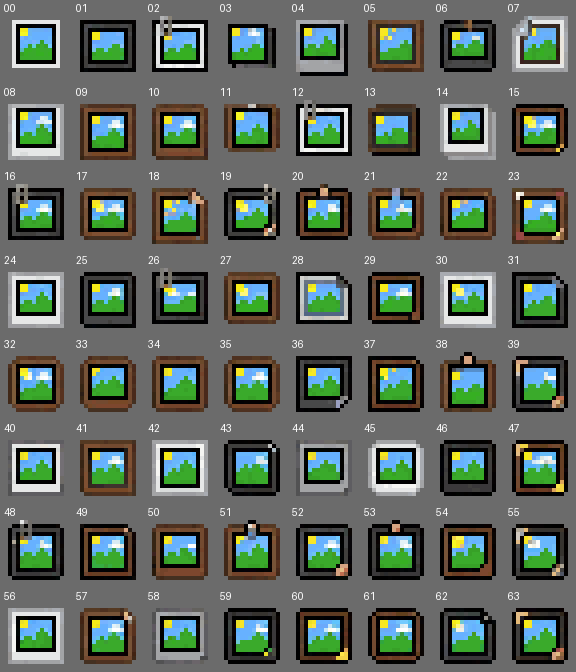
#> input picture planning_notes/phishing_and_social_engineering/art_batch1/grids/ui2_image.png, 576 x 672 px, given in place of pc.png, which was not available
$ python contact_sheet.py
#> lines starting #> are read from the running program, lines starting #| are printed output that depends on the picture; pictures that were not available may be replaced by others from this repository, and a replacement may not be noted
"""Viewing-only contact sheet: chosen pieces beside existing assets, nearest-neighbour x3."""
import os
from PIL import Image, ImageDraw
HERE = os.path.dirname(os.path.abspath(__file__)); FIN = os.path.join(HERE, 'final')
A = os.path.join(HERE, '../../../public/break_escape/assets')
S = 3
def L(p): return Image.open(p).convert('RGBA')
#> returned value is the input picture: PIL image 576x672 RGBA; mean R, G, B, A 93.2, 103, 94.4, 255
rows = [
  ('Room objects (existing pc.png, notice_board1.png for scale)', '#5a5a5a',
   [(A+'/objects/pc.png','pc (existing)'), (FIN+'/mail_terminal.png','mail_terminal'),
    (A+'/objects/notice_board1.png','notice_board1 (existing)'), (FIN+'/case-file.png','case-file')]),
  ('Headshots (existing beside Hampshire)', '#5a5a5a',
   [(A+'/characters/female_office_worker_v2_headshot.png','existing'), (A+'/characters/hamza_iqbal_headshot.png','existing'),
    (FIN+'/hampshire_headshot.png','hampshire')]),
  ('Mail chrome on --ui-surface (existing icons/notes.png, heart.png for scale)', '#0c1224',
   [(A+'/icons/notes.png','notes (existing)'), (A+'/icons/heart.png','heart (existing)')] +
   [(FIN+'/'+n+'.png', n) for n in ['mail-inbox','mail-sent','mail-new','mail-account','mail-unread-dot','mail-chip-attachment','mail-chip-account']]),
  ('Attachment kinds and marks', '#0c1224',
   [(FIN+'/'+n+'.png', n.split('-',1)[1]) for n in ['attach-document','attach-pdf','attach-spreadsheet','attach-archive','attach-image','attach-link','mark-tick','mark-cross','mark-question','mark-exclamation']]),
  ('Frames (existing secops frame.png beside mail-frame)', '#2a2a2a',
   [(A+'/ui/themes/secops/frame.png','secops frame (existing)'), (FIN+'/mail-frame.png','mail-frame')]),
]
board = [(FIN+'/'+n+'.png', n.replace('board-','')) for n in ['board-card','board-card-pinned','board-pushpin','board-slot-empty','board-ready','board-not-ready','board-string']]
pad = 12; lab = 14
def row_img(title, bg, items):
    ims = [(L(p).resize((L(p).width*S, L(p).height*S), Image.NEAREST), t) for p, t in items]
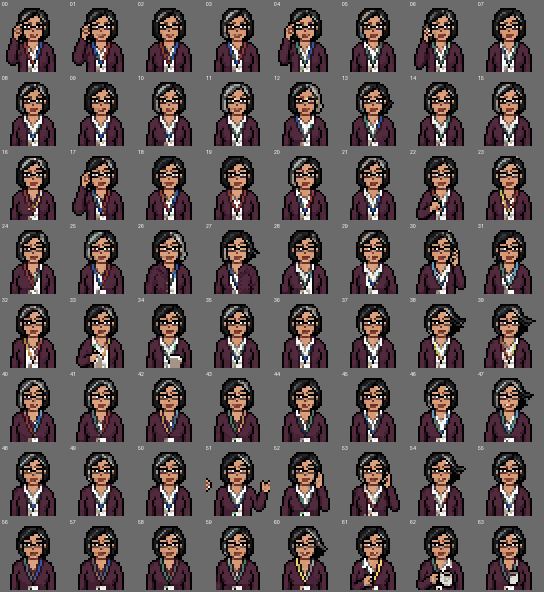
#> input picture planning_notes/phishing_and_social_engineering/art_batch1/grids/hamp_rolled.png, 1088 x 1184 px, given in place of mail_terminal.png, which was not available (shown at 1/2 size)
#> in L, returned value is the input picture: PIL image 1088x1184 RGBA; mean R, G, B, A 95.1, 85.3, 85.9, 255
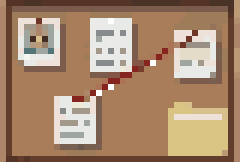
#> input picture planning_notes/phishing_and_social_engineering/art_batch1/final/case-file.png, 40 x 27 px (shown 6 times larger)
#> in L, returned value is the input picture: PIL image 40x27 RGBA; mean R, G, B, A 167.8, 136, 109.9, 254.1
#> ims = 4 items
    w = sum(max(i.width, len(t)*6) + pad for i, t in ims) + pad
#> w = 8436
    h = max(i.height for i, _ in ims) + lab*2 + pad*2
#> h = 3604
    c = Image.new('RGBA', (max(w, len(title)*6+2*pad), h), bg); d = ImageDraw.Draw(c)
    d.text((pad, 4), title, fill='white'); x = pad
    for i, t in ims:
        c.alpha_composite(i, (x, lab + pad)); d.text((x, lab + pad + i.height + 2), t, fill='white')
        x += max(i.width, len(t)*6) + pad
#> this loop made 4 passes
#> (t, x) on passes 1 to 4: ('pc (existing)', 1752), ('mail_terminal', 5028), ('notice_board1 (existing)', 8304), ('case-file', 8436)
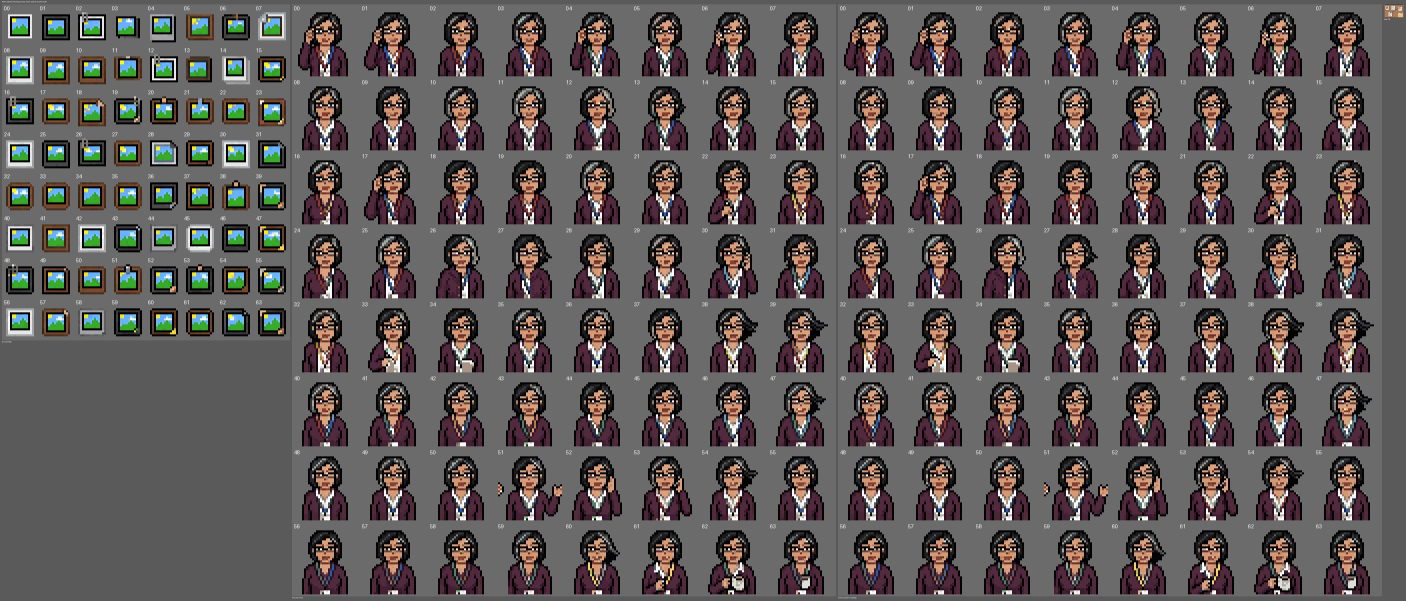
#> c: PIL image 8436x3604 RGBA (shown at 1/6 size); mean R, G, B, A 94.3, 87.9, 87.4, 255
#> after the loop, x = 8436
    return c
parts = [row_img(*r) for r in rows]
#> (the run stopped early here; a loop or call above may not have finished)
